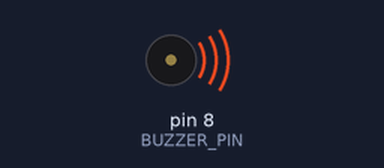
Bench run of a sketch on a simulated Arduino Uno, built with avr-gcc and run on an emulated ATmega328P. Shown: buzzer (waves = sounding).

Above: at 0.17 s.
At 5.39 s:
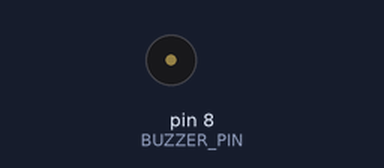
Timing chart, 0 to 5.7 s (numbered marks = the images above):
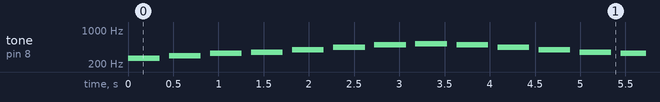

Measured:
- by itself, tone on pin 8 (BUZZER_PIN): plays 262 Hz for 0.35 s, 294 Hz for 0.35 s, 330 Hz for 0.35 s, 349 Hz for 0.35 s, 392 Hz for 0.35 s, 440 Hz for 0.35 s … (225 notes in this stretch)

The sketch:

simulasibuzzer.ino
```cpp
// Definisi pin buzzer
const int BUZZER_PIN = 8;

// Frekuensi nada (dalam Hertz) pada Oktaf 4
#define NOTE_C4  262  // Do
#define NOTE_D4  294  // Re
#define NOTE_E4  330  // Mi
#define NOTE_F4  349  // Fa
#define NOTE_G4  392  // Sol
#define NOTE_A4  440  // La
#define NOTE_B4  494  // Si
#define NOTE_C5  523  // Do (Tinggi)

// Array tangga nada naik dan turun
int melody[] = {
  NOTE_C4, NOTE_D4, NOTE_E4, NOTE_F4,
  NOTE_G4, NOTE_A4, NOTE_B4, NOTE_C5,
  NOTE_B4, NOTE_A4, NOTE_G4, NOTE_F4,
  NOTE_E4, NOTE_D4, NOTE_C4
};

// Durasi tiap nada dalam milidetik (misal: 350 ms per ketukan)
const int noteDuration = 350;

void setup() {
  pinMode(BUZZER_PIN, OUTPUT);
}

void loop() {
  int totalNotes = sizeof(melody) / sizeof(melody[0]);

  for (int i = 0; i < totalNotes; i++) {
    // Fungsi tone(pin, frekuensi, durasi)
    tone(BUZZER_PIN, melody[i], noteDuration);

    // Beri jeda sedikit lebih lama dari durasi nada agar antar-nada terpisah jelas
    int pauseBetweenNotes = noteDuration * 1.30;
    delay(pauseBetweenNotes);

    // Hentikan suara sebelum nada berikutnya
    noTone(BUZZER_PIN);
  }

  // Jeda 2 detik sebelum mengulang kembali dari awal
  delay(2000);
}
```
